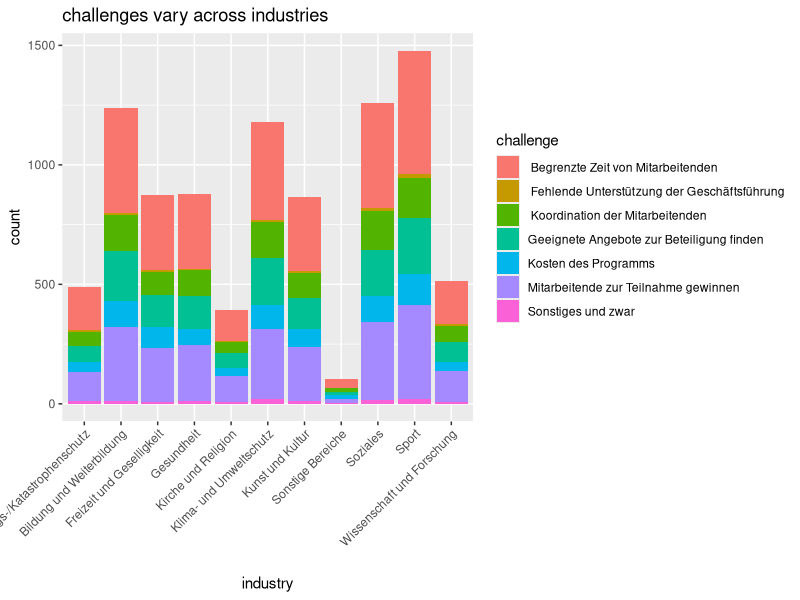
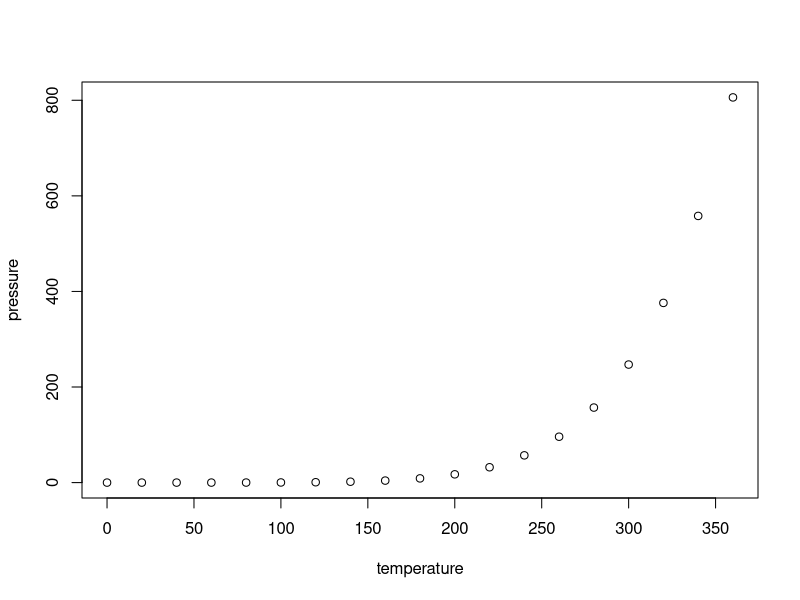

The R script that drew these images, in order:
## ---- chunk 1
library(readxl)
library(dplyr)
library(ggplot2)
library(reshape2)
library(tidyr)
data<-read_excel("MUE.2022.for.LMU.xlsx")
df1 <- data %>% select(SERIAL,D001_01,D001_02,D001_03,D001_04,D001_05,D001_06,D001_07,D001_08,D001_09,D001_10,D001_11,D001_12)
df2 <-data %>% select(SERIAL, E004_01,E004_02,E004_03,E004_04,E004_05,E004_06,E004_07)
df_industry_long <- pivot_longer(df1,cols = -SERIAL,names_to = "industry", values_to = "element")
df_challenges_long <- pivot_longer(df2,cols = -SERIAL,names_to = "challenge", values_to = "element")
df_industry_long <- na.omit(df_industry_long)
df_challenges_long <- na.omit(df_challenges_long)
df_challenges_long
df_industry_long <- df_industry_long[df_industry_long$element == TRUE,]
df_challenges_long <- df_challenges_long[df_challenges_long$element ==TRUE,]
#df_challenges_long
#df_industry_long
merged_df <- merge(df_industry_long, df_challenges_long, by ="SERIAL")
replacement_map <- c("D001_01"="Kunst und Kultur", "D001_02"="Sport", "D001_03"="Freizeit und Geselligkeit","D001_04"= "Wissenschaft und Forschung","D001_05"= "Bildung und Weiterbildung", "D001_06"="Gesundheit", 
            "D001_07"="Soziales", "D001_08"="Bevölkerungs-/Katastrophenschutz", "D001_09"="Klima- und Umweltschutz", "D001_10"="Klima- und Umweltschutz","D001_11"= "Kirche und Religion", "D001_12"="Sonstige Bereiche" )
replace2 <- c("E004_01"="Geeignete Angebote zur Beteiligung finden","E004_02"="Mitarbeitende zur Teilnahme gewinnen","E004_03"=" Koordination der Mitarbeitenden","E004_04"=" Begrenzte Zeit von Mitarbeitenden","E004_05"="Kosten des Programms","E004_06"=" Fehlende Unterstützung der Geschäftsführung","E004_07"="Sonstiges und zwar")####
merged_df$industry <- replacement_map[merged_df$industry]
merged_df$challenge <- replace2[merged_df$challenge]
merged_df
ggplot(merged_df)+
  geom_bar(mapping = aes(x=industry, fill=challenge))+
   theme(axis.text.x = element_text(angle = 45, hjust = 1))+
  ggtitle("challenges vary across industries") 
## ---- chunk 2
knitr::opts_chunk$set(echo = TRUE)
## ---- chunk 3
summary(cars)
## ---- chunk 4
plot(pressure)
